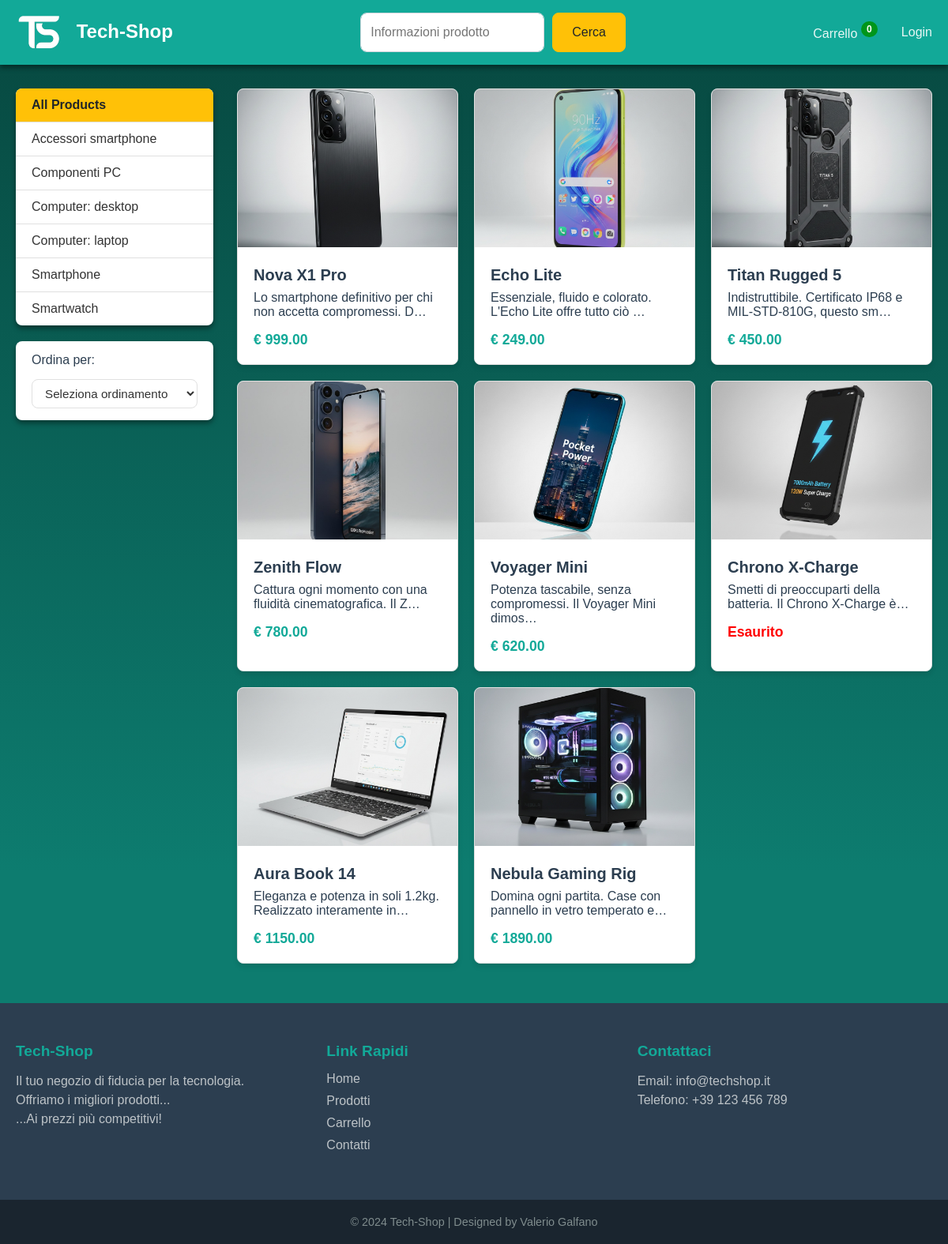
The page / on the database its author committed.
### shop_app/models/category.py (models this page shows, shortened)
class Category(models.Model):
    name = models.CharField(max_length=20)
    @staticmethod
    @staticmethod
    def get_all_categories():
        return Category.objects.all().order_by('name')

### shop_app/models/product.py (models this page shows, shortened)
class Product(models.Model):
    name = models.CharField(max_length=40)
    description = models.CharField(max_length=500, default='', blank=True, null=True)
    specs = models.CharField(max_length=300, default='', blank=True, null=True)
    price = models.DecimalField(max_digits=10, decimal_places=2, default=0)
    image = models.ImageField(upload_to='upload/products/')
    availability = models.IntegerField(default = 0)
    category = models.ForeignKey(Category, on_delete=models.CASCADE, default=1)
    @staticmethod
    def get_all_products():
        return Product.objects.all()

### shop_app/views.py (the view)
# urls.py: path('', home, name='home')
def home(request):
    products = None
    category = Category.get_all_categories()
    categoryID = request.GET.get('category')
    query = request.GET.get('query')
    sort_by = request.GET.get('sort')
    if categoryID:
        products = Product.get_all_product_by_category_id(categoryID)
    elif query:
        products = Product.objects.filter(
            Q(name__icontains=query) |
            Q(description__icontains=query) |
            Q(specs__icontains=query)
        )
    else:
        products = Product.get_all_products()
    if sort_by == 'price_asc':
        products = products.order_by('price')
    elif sort_by == 'price_desc':
        products = products.order_by('-price')
    elif sort_by == 'name_asc':
        products = products.order_by('name')
    elif sort_by == 'name_desc':
        products = products.order_by('-name')
    data = {}
    data['product'] = products
    data['category'] = category
    return render (request, 'home.html', data)

### cart_app/views.py (called while the page is built)
def cart_total_quantity(request):
    total_quantity = 0
    session_key = request.session.session_key
    if request.user.is_authenticated:
        cart = Cart.objects.filter(user=request.user).first()
    elif session_key:
        cart = Cart.objects.filter(session_key=session_key, user=None).first()
    else:
        cart = None
    if cart:
        total_quantity = sum(item.quantity for item in cart.items.all())
    return {'cart_total_quantity': total_quantity}

### shop_app/templates/home.html (shortened to what this page needs)
{% extends 'base.html' %}
{% block content %}
<div class="container">
  <div class="main-grid">
    <div class="sidebar">
      <div class="sidebar-list">
        <a href="/" class="sidebar-item {% if not request.GET.category %}active{% endif %}">All Products</a>
        {% for category in category %}
        <a href="/?category={{category.id}}"
          class="sidebar-item {% if request.GET.category == category.id|stringformat:'i' %}active{% endif %}">
          {{category.name}}
        </a>
        {% endfor %}
      </div>
      <div class="sorting-row">
        <div class="sort-controls">
          <label for="sort-select">Ordina per:</label>
          <select id="sort-select" onchange="location = this.value;">
            <option value="/">Seleziona ordinamento</option>
          </select>
        </div>
      </div>
    </div>
    <div class="content">
      <div class="product-grid">
        {% if product %}
        {% for product in product %}
        <div class="card">
          <a href="{% url 'product-info' product.id %}">
            <div class="item"><img src="{{product.image.url}}" class="card-img-top" alt="{{product.name}}" /></div>
          </a>
          <div class="card-body">
            <h4 class="card-text_title">{{product.name}}</h4>
            <p class="card-text_description">{{product.description|truncatechars:60}}</p>
            <p class="card-text_price">
              {% if product.availability == 0 %}
              <span style="color: red">Esaurito</span>
              {% else %}
              € {{product.price}}
              {% endif %}
            </p>
          </div>
        </div>
        {% endfor %}
        {% else %}
        <div class="col-12 w-100">
          <div class="alert alert-info text-center" style="width: 100%; grid-column: 1 / -1;">
            Nessun prodotto è inerente alla ricerca effettuata.
          </div>
        </div>
        {% endif %}
      </div>
    </div>
  </div>
</div>
{% endblock %}

### shop_app/templates/base.html (shortened to what this page needs)
<!DOCTYPE html>
<html lang="en">
{% load static %}
<head>
  <link rel="stylesheet" href="{% static 'css/style.css' %}?v=1" />
</head>
<body>
  <nav class="navbar">
    <div class="container">
      <a href="/" class="nav-brand">
        <img src="{% static 'images/Logo.png' %}" width="60" style="vertical-align: middle; margin-right: 10px"
          alt="logo" />
        Tech-Shop
      </a>
      <form class="search-form" action="/">
        <input type="search" placeholder="Informazioni prodotto" aria-label="Cerca" name="query" />
        <button class="btn btn-warning" type="submit">Cerca</button>
      </form>
      <ul class="nav-menu">
        <li>
          <a class="nav-link" href="{% url 'cart' %}">Carrello
            {% if request.resolver_match.url_name != 'cart' %}
            <span class="badge {% if cart_total_quantity == 0 %}badge-blue{% endif %}">{{ cart_total_quantity }}</span>
            {% endif %}
          </a>
        </li>
        {% if user.is_authenticated %}
        <li>
          <a class="nav-link" href="{% url 'order_list' %}">Ordini</a>
        </li>
        <li>
          <a class="nav-link" href="{% url 'profile' %}">{{ user.username }}</a>
        </li>
        <li>
          <a class="nav-link" href="{% url 'logout' %}">Logout</a>
        </li>
        {% else %}
        <li>
          <a class="nav-link" href="{% url 'login' %}">Login</a>
        </li>
        {% endif %}
      </ul>
    </div>
  </nav>
  <main class="main-content">
    {% block content %}{% endblock %}
  </main>
  <footer>
    <div class="footer-content">
      <div class="footer-section about">
        <h3>Tech-Shop</h3>
        <p>
          Il tuo negozio di fiducia per la tecnologia.<br />Offriamo i migliori
          prodotti...<br />...Ai prezzi più competitivi!
        </p>
      </div>
      <div class="footer-section links">
        <h3>Link Rapidi</h3>
        <ul>
          <li><a href="#">Home</a></li>
          <li><a href="#">Prodotti</a></li>
          <li><a href="#">Carrello</a></li>
          <li><a href="#">Contatti</a></li>
        </ul>
      </div>
      <div class="footer-section contact">
        <h3>Contattaci</h3>
        <p>Email: info@techshop.it</p>
        <p>Telefono: +39 123 456 789</p>
      </div>
    </div>
    <div class="footer-bottom">
      &copy; 2024 Tech-Shop | Designed by Valerio Galfano
    </div>
  </footer>
</body>
</html>

### rows shown on the page
Category: name "Accessori smartphone"
Category: name "Componenti PC"
Category: name "Computer: desktop"
Category: name "Computer: laptop"
Category: name "Smartphone"
Category: name "Smartwatch"
Product: image (picture), name "Nova X1 Pro", description "Lo smartphone definitivo per chi non accetta compromessi. D…", price "999.00"
Product: image (picture), name "Echo Lite", description "Essenziale, fluido e colorato. L'Echo Lite offre tutto ciò …", price "249.00"
Product: image (picture), name "Titan Rugged 5", description "Indistruttibile. Certificato IP68 e MIL-STD-810G, questo sm…", price "450.00"
Product: image (picture), name "Zenith Flow", description "Cattura ogni momento con una fluidità cinematografica. Il Z…", price "780.00"
Product: image (picture), name "Voyager Mini", description "Potenza tascabile, senza compromessi. Il Voyager Mini dimos…", price "620.00"
Product: image (picture), name "Chrono X-Charge", description "Smetti di preoccuparti della batteria. Il Chrono X-Charge è…", availability "Esaurito"
Product: image (picture), name "Aura Book 14", description "Eleganza e potenza in soli 1.2kg. Realizzato interamente in…", price "1150.00"
Product: image (picture), name "Nebula Gaming Rig", description "Domina ogni partita. Case con pannello in vetro temperato e…", price "1890.00"

### other values the page prints
{{ cart_total_quantity }} "0"
